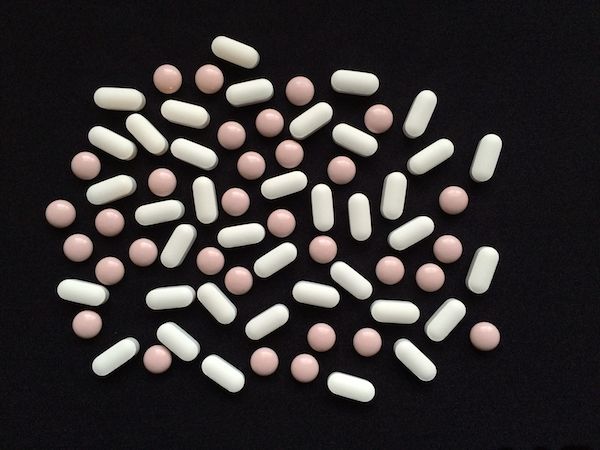
#> input picture CSE 398/HW2/data/pills.png, 600 x 450 px
$ python task3.py
#> lines starting #> are read from the running program, lines starting #| are printed output that depends on the picture; after the words box and inside, x2 and y2 are one past the last pixel; in counts of white or black regions, pixels touching at a corner belong together
import cv2
import numpy as np
from skimage import measure
import matplotlib.pyplot as plt
import os

# Read the image as grayscale
sample = cv2.imread('../data/pills.png', cv2.IMREAD_GRAYSCALE)
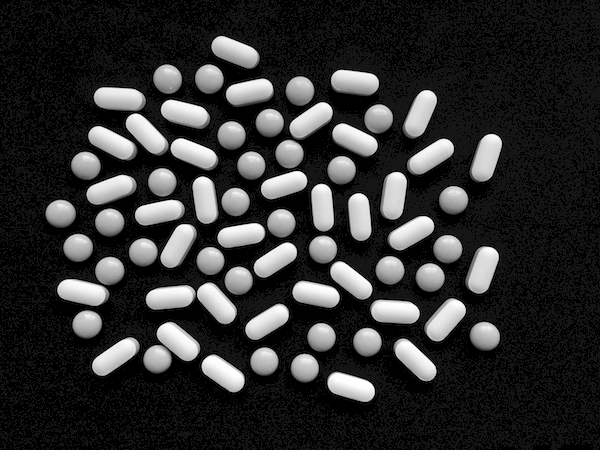
#> sample: shape (450, 600); min 0, max 255, mean 48.7

# Define output directory
output_dir = 'output/task3'
os.makedirs(output_dir, exist_ok=True)

# Display and save grayscale image
sample_small = cv2.resize(sample, (640, 480))
cv2.imshow('Grey scale image', sample_small)
cv2.waitKey(0)
cv2.destroyAllWindows()
cv2.imwrite(os.path.join(output_dir, 'grey_scale_image.png'), sample_small)

# Binarize the image using Otsu's method
ret1, binary_image = cv2.threshold(sample, 0, 255, cv2.THRESH_BINARY+cv2.THRESH_OTSU)
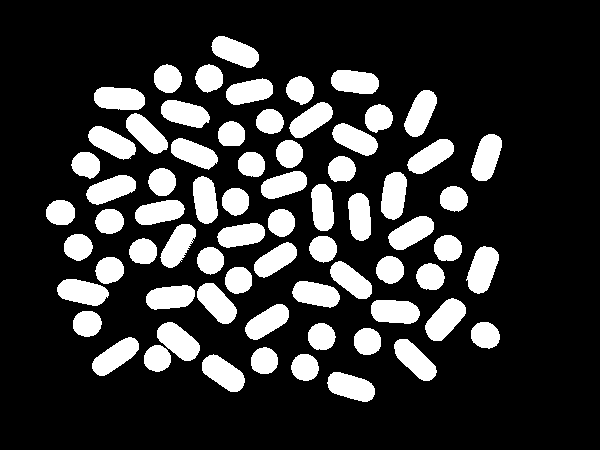
#> binary_image: shape (450, 600); 20.4% white; 70 white regions, largest, box (x1, y1, x2, y2) and area: (425, 298, 466, 341) 1060, (466, 246, 499, 294) 1052, (157, 322, 200, 361) 1024
#> ret1 = 102

sample_small = cv2.resize(binary_image, (640, 480))
cv2.imshow('Image after Otsu''s thresholding', sample_small)
cv2.waitKey(0)
cv2.destroyAllWindows()
cv2.imwrite(os.path.join(output_dir, 'otsu_thresholded_image.png'), sample_small)

# Apply morphological operations
kernel = np.ones((14, 14), np.uint8)
binary_image_cleaned = cv2.morphologyEx(binary_image, cv2.MORPH_OPEN, kernel)
#> binary_image_cleaned: shape (450, 600); 18.5% white; 70 white regions, largest, box (x1, y1, x2, y2) and area: (469, 249, 498, 292) 987, (428, 302, 464, 340) 968, (160, 325, 198, 360) 941
binary_image_cleaned = cv2.erode(binary_image_cleaned, kernel, iterations=1)
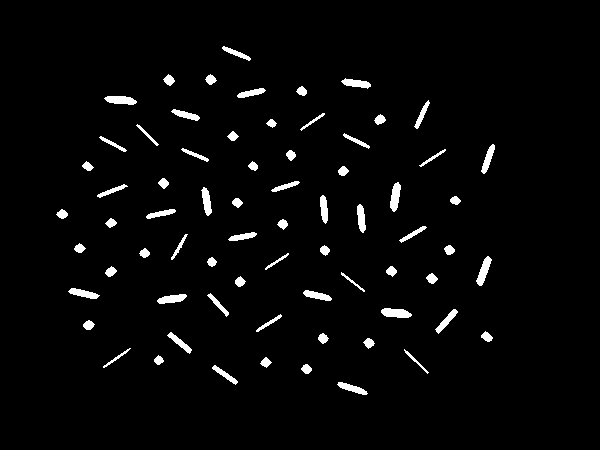
#> binary_image_cleaned: shape (450, 600); 2.9% white; 70 white regions, largest, box (x1, y1, x2, y2) and area: (381, 308, 412, 318) 232, (476, 256, 492, 286) 220, (104, 96, 137, 105) 219
binary_image_cleaned = cv2.dilate(binary_image_cleaned, kernel, iterations=1)
#> binary_image_cleaned: shape (450, 600); 18.5% white; 70 white regions

sample_small = cv2.resize(binary_image_cleaned, (640, 480))
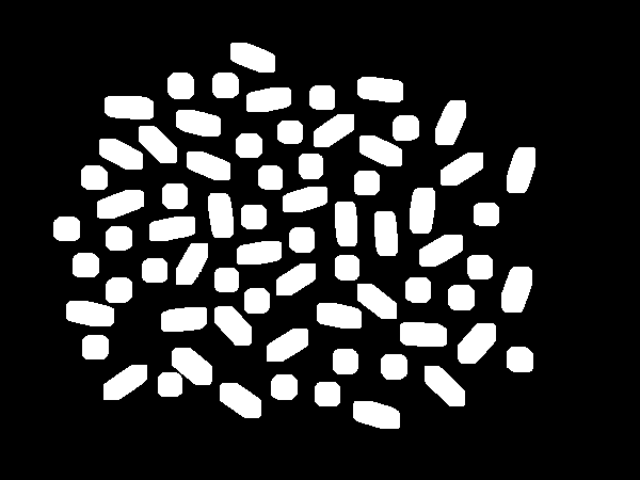
#> sample_small: shape (480, 640); min 0, max 255, mean 47.1
cv2.imshow('Image after morphological operations', sample_small)
cv2.waitKey(0)
cv2.destroyAllWindows()
cv2.imwrite(os.path.join(output_dir, 'morphological_processed_image.png'), sample_small)

# Find connected pixels and group them into objects
labels_cleaned = measure.label(binary_image_cleaned, connectivity=2, background=0)
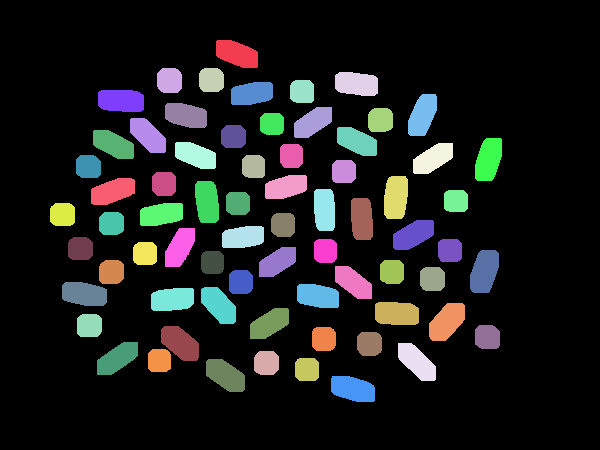
#> labels_cleaned: shape (450, 600) int64; 71 distinct labels, from 0 to 70; one colour per label, 0 black

# Calculate features for each object after noise removal
features_cleaned = measure.regionprops(labels_cleaned)
#> features_cleaned = 70 regions; largest, box (x1, y1, x2, y2) and area: (470, 250, 499, 293) 987, (429, 303, 465, 341) 968, (161, 326, 199, 361) 941, (98, 90, 144, 112) 934, (375, 302, 419, 325) 934

print("I found %d objects in total." % (len(features_cleaned)))
#| I found 70 objects in total.

# Calculate the ratio between major and minor axes for each object
his = []
for i in range(0, len(features_cleaned)):
    if features_cleaned[i].minor_axis_length > 0:
        his.append(features_cleaned[i].major_axis_length / features_cleaned[i].minor_axis_length)
#> this loop made 70 passes
#> after the loop, his = 70 values, max 2.28 at index 64, min 1 at index 65, mean 1.6

# Plot histogram
plt.hist(his)
plt.xlabel("Ratio")
plt.ylabel("Count")
plt.savefig(os.path.join(output_dir, 'ratio_histogram.png'))
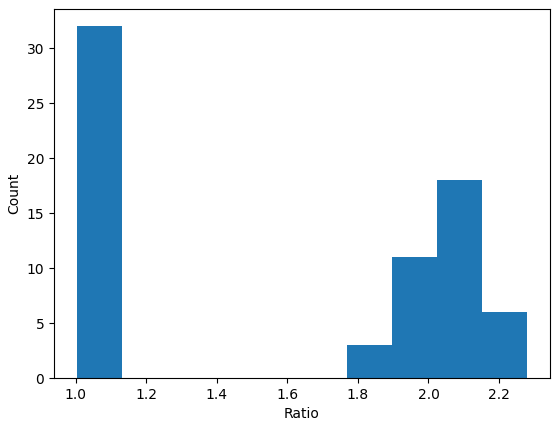
#> figure drawn by matplotlib, 1 panel; tallest bar 32 high, from x = 1 to 1.13
plt.show()

# Select a proper threshold
fThr = 1.5

# Classify, count and display the objects
pink_pill = 0
white_pill = 0

fig, ax = plt.subplots()
ax.imshow(sample, cmap=plt.cm.gray)

for i in range(0, len(his)):
    if his[i] <= fThr:
        pink_pill += 1
        y, x = features_cleaned[i].centroid
        ax.plot(x, y, '.g', markersize=10)
    else:
        white_pill += 1
        y, x = features_cleaned[i].centroid
        ax.plot(x, y, '.b', markersize=10)
#> this loop made 70 passes
#> (y, x) on passes 1 to 12: (53.45, 236.5), (80.09, 169.1), (79.6, 210.9), (83.46, 356.2), (91.12, 301.7), (93.06, 251.5), (100.3, 120.7), (114.7, 422.1), (114.9, 185.7), (121.8, 312.5), (119.6, 380), (123.5, 271.6)
#> after the loop, pink_pill = 32; white_pill = 38

plt.savefig(os.path.join(output_dir, 'classified_image.png'))
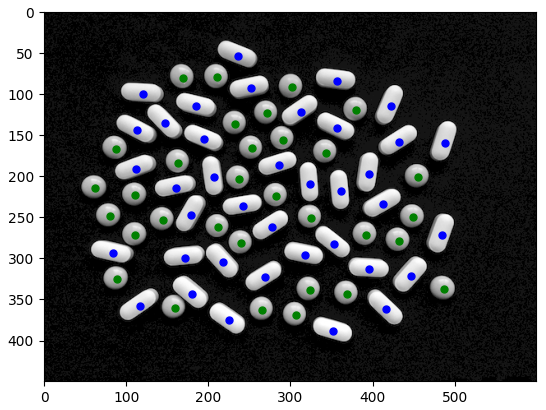
#> figure drawn by matplotlib, 1 panel
plt.show()

# Display the result
print("I found %d pink pills, and %d white pills." % (pink_pill, white_pill))
#| I found 32 pink pills, and 38 white pills.

$ run again, with CSE 398/HW2/data/breakfast1.png copied over CSE 398/HW2/data/pills.png
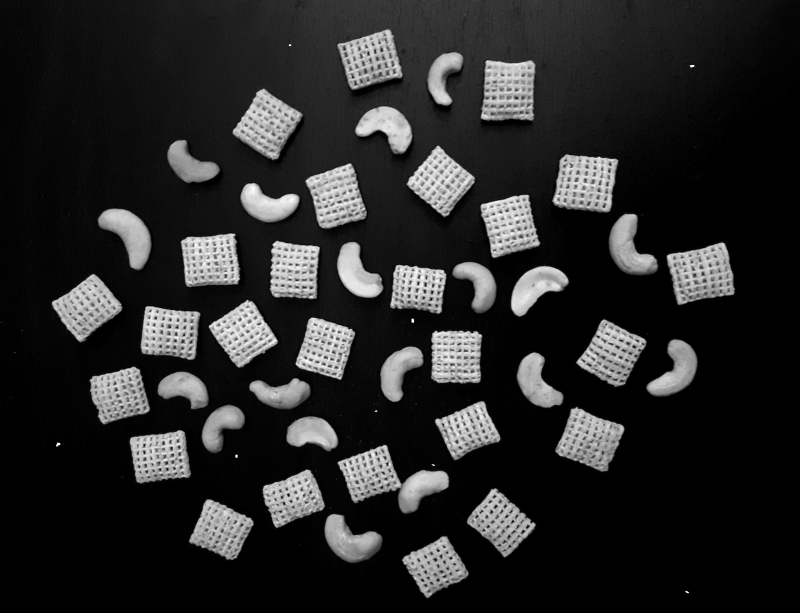
#> input picture CSE 398/HW2/data/breakfast1.png, 1600 x 1225 px (shown at 1/2 size)
#> `ret1, binary_image = cv2.threshold(sample, 0, 255, cv2.THRESH_BINARY+c..`:
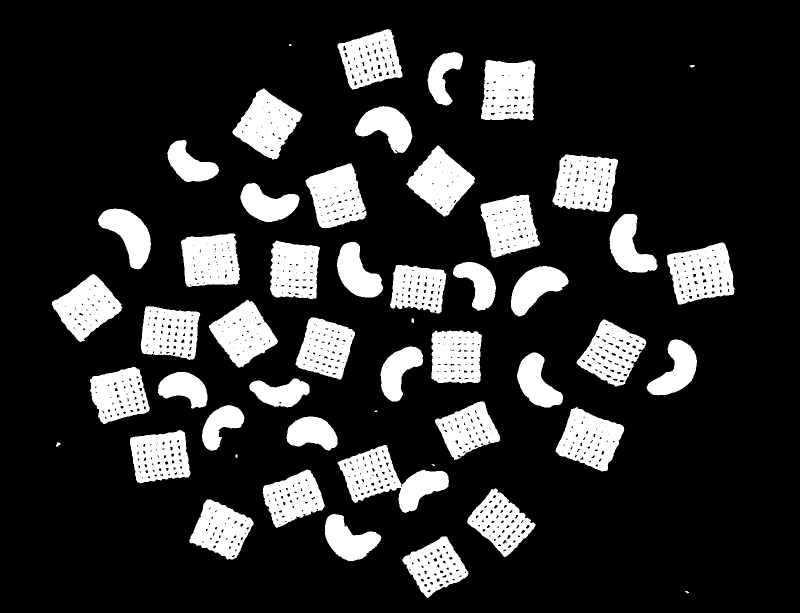
#> binary_image: shape (1225, 1600) (shown at 1/2 size); 17.8% white; 52 white regions (4 under 20 px), largest, box (x1, y1, x2, y2) and area: (675, 890, 898, 1026) 13358, (1105, 309, 1236, 424) 11494, (1334, 485, 1469, 609) 11450
#> ret1 = 92
#> labels_cleaned: shape (1225, 1600) int64; 93 distinct labels, from 0 to 92
#> features_cleaned = 92 regions; largest, box (x1, y1, x2, y2) and area: (471, 183, 603, 318) 10055, (819, 299, 950, 424) 9643, (424, 605, 548, 734) 9166, (115, 554, 238, 681) 8878, (384, 1003, 505, 1115) 7222
#| I found 92 objects in total.
#> the loop `for i in range(0, len(features_cleaned)):` made 92 passes
#> after the loop `for i in range(0, len(features_cleaned)):`: his = 92 values, max 6.39 at index 74, min 1 at index 20, mean 1.67
#> the loop `for i in range(0, len(his)):` made 92 passes
#> (y, x) on passes 1 to 8: (93.51, 727.7), (88.06, 781.9), (153.2, 886.8), (162, 1019.7), (249.1, 535.2), (212, 1046), (255, 775.8), (234.5, 1000)
#> after the loop `for i in range(0, len(his)):`: pink_pill = 43; white_pill = 49
#> `plt.savefig(os.path.join(output_dir, 'classified_image.png'))`:
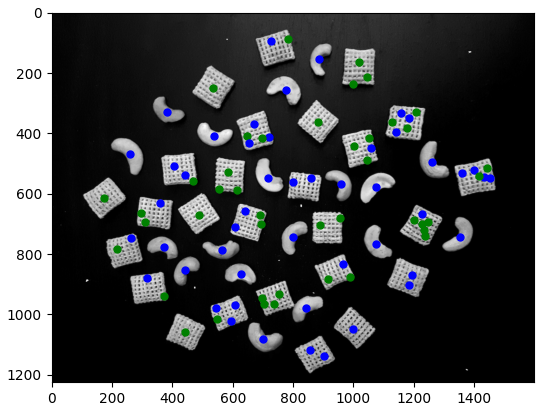
#> figure drawn by matplotlib, 1 panel
#| I found 43 pink pills, and 49 white pills.
